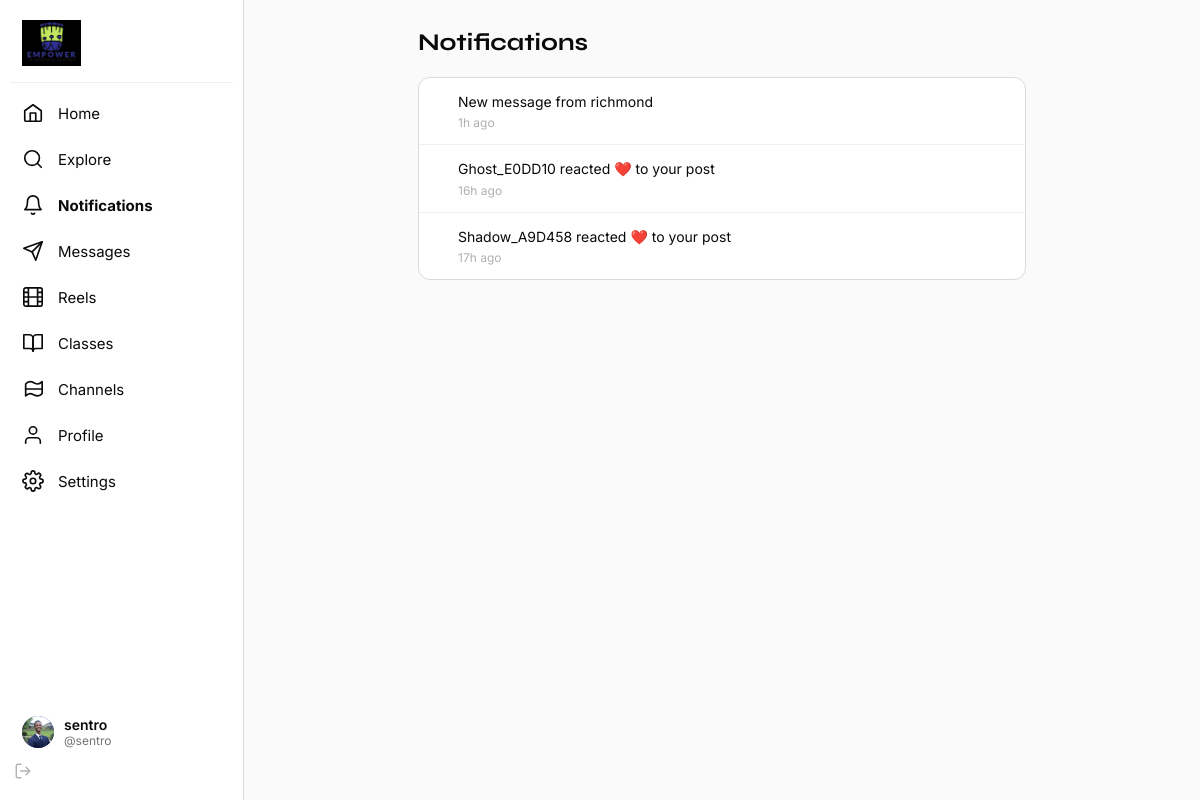
Page /notifications (signed in) on the committed database.
### tables this page shows
CREATE TABLE users (
        id          INTEGER PRIMARY KEY AUTOINCREMENT,
        username    TEXT    UNIQUE NOT NULL COLLATE NOCASE,
        password    TEXT    NOT NULL,
        name        TEXT    NOT NULL,
        role        TEXT    NOT NULL DEFAULT 'student',
        bio         TEXT    DEFAULT '',
        avatar      TEXT    DEFAULT '',
        anon_name   TEXT,
        created_at  TEXT    NOT NULL
    , year_group TEXT DEFAULT '');

CREATE TABLE notifications (
        id          INTEGER PRIMARY KEY AUTOINCREMENT,
        user_id     INTEGER NOT NULL REFERENCES users(id) ON DELETE CASCADE,
        text        TEXT    NOT NULL,
        link        TEXT    DEFAULT '',
        notif_type  TEXT    DEFAULT 'info',
        is_read     INTEGER NOT NULL DEFAULT 0,
        actor_id    INTEGER,
        created_at  TEXT    NOT NULL
    );

### app.py (the view)
@app.route("/notifications")
@login_required
def notifications():
    user   = current_user()
    notifs = query(
        "SELECT * FROM notifications WHERE user_id=? ORDER BY created_at DESC LIMIT 60",
        (user["id"],)
    )
    execute("UPDATE notifications SET is_read=1 WHERE user_id=?", (user["id"],))
    return render_template("notifications.html", notifs=notifs)

### app.py (called while the page is built)
def get_db():
    if "db" not in g:
        g.db = sqlite3.connect(str(DB_PATH), detect_types=sqlite3.PARSE_DECLTYPES)
        g.db.row_factory = sqlite3.Row
        g.db.execute("PRAGMA journal_mode=WAL")
        g.db.execute("PRAGMA foreign_keys=ON")
    return g.db

def query(sql, args=(), one=False):
    db  = get_db()
    cur = db.execute(sql, args)
    rv  = cur.fetchall()
    return (rv[0] if rv else None) if one else rv

def execute(sql, args=()):
    db = get_db()
    cur = db.execute(sql, args)
    db.commit()
    return cur

def _relative_time(ts: str) -> str:
    try:
        dt  = datetime.fromisoformat(ts.replace("Z","")).replace(tzinfo=timezone.utc)
        now = datetime.now(timezone.utc)
        diff = (now - dt).total_seconds()
        if diff < 60:    return "just now"
        if diff < 3600:  return f"{int(diff//60)}m ago"
        if diff < 86400: return f"{int(diff//3600)}h ago"
        if diff < 604800:return f"{int(diff//86400)}d ago"
        return dt.strftime("%b %d")
    except Exception:
        return ts

def login_required(f):
    @wraps(f)
    def wrapped(*args, **kwargs):
        if "user_id" not in session:
            return redirect(url_for("login", next=request.path))
        return f(*args, **kwargs)
    return wrapped

def current_user():
    uid = session.get("user_id")
    if not uid:
        return None
    return query("SELECT * FROM users WHERE id=?", (uid,), one=True)

def unread_notif_count(user_id: int) -> int:
    r = query("SELECT COUNT(*) as c FROM notifications WHERE user_id=? AND is_read=0", (user_id,), one=True)
    return r["c"] if r else 0

def unread_msg_count(user_id: int) -> int:
    r = query(
        """SELECT COUNT(*) as c FROM messages m
           JOIN conversations c ON m.conversation_id=c.id
           WHERE (c.user_a=? OR c.user_b=?) AND m.sender_id!=? AND m.is_read=0""",
        (user_id, user_id, user_id), one=True
    )
    return r["c"] if r else 0

@app.context_processor
def inject_globals():
    user = current_user()
    nc   = unread_notif_count(user["id"]) if user else 0
    mc   = unread_msg_count(user["id"])   if user else 0
    return dict(
        cu=user, notif_count=nc, msg_count=mc,
        _fmt=_fmt_time, _rel=_relative_time,
        ROLE_LABELS={"student":"Student","teacher":"Teacher","senator":"Senator",
                     "admin":"Admin","super_admin":"Super Admin"},
        RECIPIENT_LABELS=RECIPIENT_LABELS,
    )

### templates/notifications.html (shortened to what this page needs)
{% extends "base.html" %}
{% block content %}
<div class="page-hd"><h1>Notifications</h1></div>
<div class="notif-list">
{% if notifs %}
  {% for n in notifs %}
  <div class="notif-item {% if not n.is_read %}unread{% endif %}">
    <div class="notif-dot {% if n.is_read %}read{% endif %}"></div>
    <div style="flex:1">
      <div class="notif-text">
        {% if n.link %}<a href="{{ n.link }}" style="color:inherit">{{ n.text }}</a>
        {% else %}{{ n.text }}{% endif %}
      </div>
      <div class="notif-time">{{ _rel(n.created_at) }}</div>
    </div>
  </div>
  {% endfor %}
{% endif %}
</div>
{% endblock %}

### templates/base.html (shortened to what this page needs)
<!DOCTYPE html>
<html lang="en">
<head>
</head>
<body>
{% if cu %}
<nav class="sidebar">
  <div class="sidebar-brand">
    <img src="{{ url_for('static', filename='img/eia-logo.png') }}" alt="Empower International Academy">
  </div>
  <a href="{{ url_for('feed') }}" class="nav-link {% if request.endpoint=='feed' %}active{% endif %}">
    <svg class="ic" width="22" height="22"><use href="#ic-home"/></svg> Home
  </a>
  <a href="{{ url_for('people') }}" class="nav-link {% if request.endpoint=='people' %}active{% endif %}">
    <svg class="ic" width="22" height="22"><use href="#ic-search"/></svg> Explore
  </a>
  <a href="{{ url_for('notifications') }}" class="nav-link {% if request.endpoint=='notifications' %}active{% endif %}">
    <svg class="ic" width="22" height="22"><use href="#ic-bell"/></svg> Notifications
  </a>
  <a href="{{ url_for('messages') }}" class="nav-link {% if request.endpoint in ('messages','conversation') %}active{% endif %}">
    <svg class="ic" width="22" height="22"><use href="#ic-send"/></svg> Messages
  </a>
  <a href="{{ url_for('reels') }}" class="nav-link {% if request.endpoint=='reels' %}active{% endif %}">
    <svg class="ic" width="22" height="22"><use href="#ic-reel"/></svg> Reels
  </a>
  <a href="{{ url_for('classes') }}" class="nav-link {% if request.endpoint in ('classes','class_detail') %}active{% endif %}">
    <svg class="ic" width="22" height="22"><use href="#ic-class"/></svg> Classes
  </a>
  <a href="{{ url_for('channels') }}" class="nav-link {% if request.endpoint in ('channels','channel_detail') %}active{% endif %}">
    <svg class="ic" width="22" height="22"><use href="#ic-channel"/></svg> Channels
  </a>
  <a href="{{ url_for('profile', username=cu.username) }}" class="nav-link {% if request.endpoint=='profile' %}active{% endif %}">
    <svg class="ic" width="22" height="22"><use href="#ic-user"/></svg> Profile
  </a>
  <a href="{{ url_for('settings') }}" class="nav-link {% if request.endpoint=='settings' %}active{% endif %}">
    <svg class="ic" width="22" height="22"><use href="#ic-settings"/></svg> Settings
  </a>
  <div class="nav-spacer"></div>
  <a href="{{ url_for('profile', username=cu.username) }}" class="user-pill" style="text-decoration:none">
    <div class="av av-sm">
      {% if cu.avatar %}<img src="{{ url_for('serve_media', filename=cu.avatar) }}" alt="">
      {% else %}{{ cu.username[0].upper() }}{% endif %}
    </div>
    <div style="flex:1;min-width:0">
      <div class="user-pill-name">{{ cu.username }}</div>
      <div class="user-pill-handle">@{{ cu.username }}</div>
    </div>
    <a href="{{ url_for('logout') }}" onclick="event.stopPropagation()"
       style="color:var(--ink3);display:flex;align-items:center;padding:4px;border-radius:6px;transition:color .12s"
       title="Log out">
      <svg class="ic" width="18" height="18"><use href="#ic-logout"/></svg>
    </a>
  </a>
</nav>
{% endif %}
<div class="main-wrap">
  <div class="page-center {% block page_class %}{% endblock %}">
    {% block content %}{% endblock %}
  </div>
</div>
</body>
</html>

### templates/base.html (style rules this page uses)
:root { --navy: #2e3192; --navy-d: #1e2070; --navy-l: #3d42b8; --lime: #b8d432; --lime-d: #96b020; --lime-l: #d4eb5a; --bg: #fafafa; --white: #ffffff; --border: #dbdbdb; --border-l:#efefef; --ink: #0a0a0a; --ink2: #737373; --ink3: #b0b0b0; --red: #ed4956; --blue-l: #eef0ff; --nav-w: 244px; --r: 12px; --r-sm: 8px; --shadow: 0 4px 20px rgba(0,0,0,.1); --font: 'Inter',sans-serif; --font-h: 'Syne',sans-serif; }
*,*::before,*::after { box-sizing:border-box;margin:0;padding:0 }
html { scroll-behavior:smooth }
body { font-family:var(--font);background:var(--bg);color:var(--ink);min-height:100vh;display:flex;-webkit-font-smoothing:antialiased;font-size:14px }
a { color:inherit;text-decoration:none }
svg.ic { display:inline-block;vertical-align:middle;flex-shrink:0 }
.sidebar { width:var(--nav-w);flex-shrink:0;position:fixed;top:0;left:0;bottom:0;background:var(--white);border-right:1px solid var(--border);display:flex;flex-direction:column;padding:0 10px 16px;z-index:100;overflow-y:auto }
.sidebar-brand { padding:20px 12px 16px;border-bottom:1px solid var(--border-l);margin-bottom:8px }
.sidebar-brand img { height:46px;width:auto;display:block }
.nav-link { display:flex;align-items:center;gap:14px;padding:11px 12px;border-radius:var(--r-sm);font-size:15px;font-weight:400;color:var(--ink);transition:background .12s;margin-bottom:2px;cursor:pointer }
.nav-link.active { font-weight:700 }
.nav-spacer { flex:1 }
.user-pill { display:flex;align-items:center;gap:10px;padding:10px 12px;border-radius:var(--r-sm);cursor:pointer;transition:background .12s }
.user-pill-name { font-size:14px;font-weight:600;overflow:hidden;text-overflow:ellipsis;white-space:nowrap }
.user-pill-handle { font-size:12px;color:var(--ink2) }
.av { border-radius:50%;overflow:hidden;display:flex;align-items:center;justify-content:center;font-weight:700;flex-shrink:0;background:var(--navy);color:#fff;user-select:none }
.av img { width:100%;height:100%;object-fit:cover;display:block }
.av-sm { width:32px;height:32px;font-size:12px }
.main-wrap { margin-left:var(--nav-w);flex:1;min-width:0 }
.page-center { max-width:640px;margin:0 auto;padding:28px 16px 100px }
.notif-list { background:var(--white);border:1px solid var(--border);border-radius:var(--r);overflow:hidden }
.notif-item { display:flex;gap:13px;align-items:flex-start;padding:14px 16px;border-bottom:1px solid var(--border-l);transition:background .12s }
.notif-item:last-child { border-bottom:none }
.notif-dot { width:10px;height:10px;border-radius:50%;background:var(--navy);flex-shrink:0;margin-top:5px }
.notif-dot.read { background:transparent }
.notif-text { font-size:14px;color:var(--ink);line-height:1.45 }
.notif-time { font-size:12px;color:var(--ink3);margin-top:3px }
.page-hd { margin-bottom:20px }
.page-hd h1 { font-family:var(--font-h);font-size:24px;font-weight:700;color:var(--ink) }

### rows in the picture
users: avatar (picture), username "sentro"
notifications: text "New message from richmond", created_at "1h ago"
notifications: text "Ghost_E0DD10 reacted ❤️ to your post", created_at "16h ago"
notifications: text "Shadow_A9D458 reacted ❤️ to your post", created_at "17h ago"
